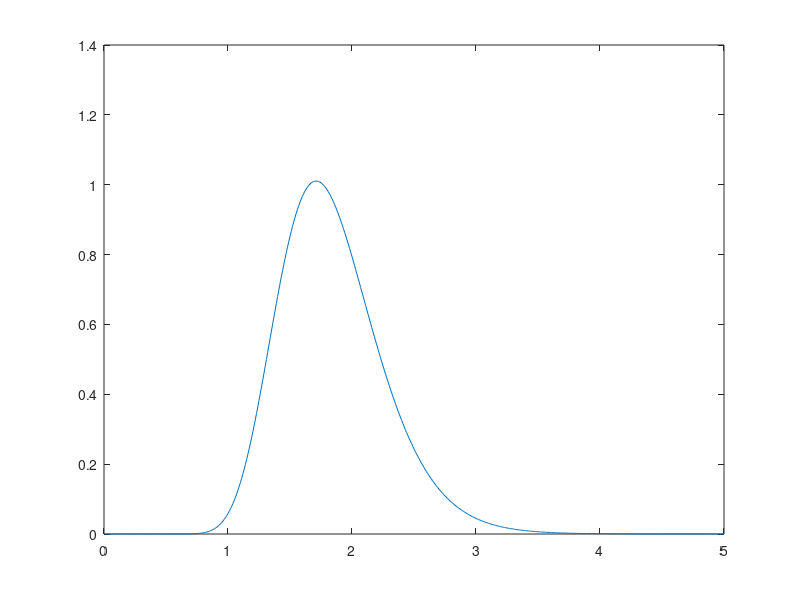

The MATLAB script that drew this image:
%
% Description: Simulates the Black-Scholes model and prices an EU call option along with a confidence interval
%
%
%
%


%Clears memory and screen
clear all; clc;

%stops scientific notation
format short g;

%Black-Scholes Model parameters
r = 0.07;       
mu = r; 
sigma = 0.15; 

%EU call option characteristics
S_0 = 115;
k = 120;
T = 10;

%Number of replications
R = 1000;

%Plots the log-normal distribution
x=0.01:0.01:5;
y=lognpdf(x,(mu-0.5*sigma^2)*T,T*sigma^2);
plot(x,y)

%Direct simulation of S(T) and V(T) (stock and Call payoff)
S_T = S_0*exp(normrnd((mu-0.5*sigma^2)*T,sigma*sqrt(T),1,R));
V_T = max(S_T(end,:)-k,0);

%Crude Monte Carlo Estimate
Est_Price = mean(exp(-r*T)*V_T)

%Black-scholes
d1 = (1/(sigma*sqrt(T)))*(log(S_0/k)+(r+0.5*sigma^2)*T);
d2 = d1-sigma*sqrt(T);
Actual_price = normcdf(d1,0,1)*S_0-normcdf(d2,0,1)*k*exp(-r*T)

%95% Confidence interval for price
Phi = norminv(0.975);
vol_V = sqrt(var(V_T));
CI = Est_Price + [-Phi*vol_V/sqrt(R) +Phi*vol_V/sqrt(R)]  

%The width of the CI (What happens if we 4x R?)
CI_width = 2*Phi*vol_V/sqrt(R)

%Simulation error for this estimate was
Actual_price-Est_Price

